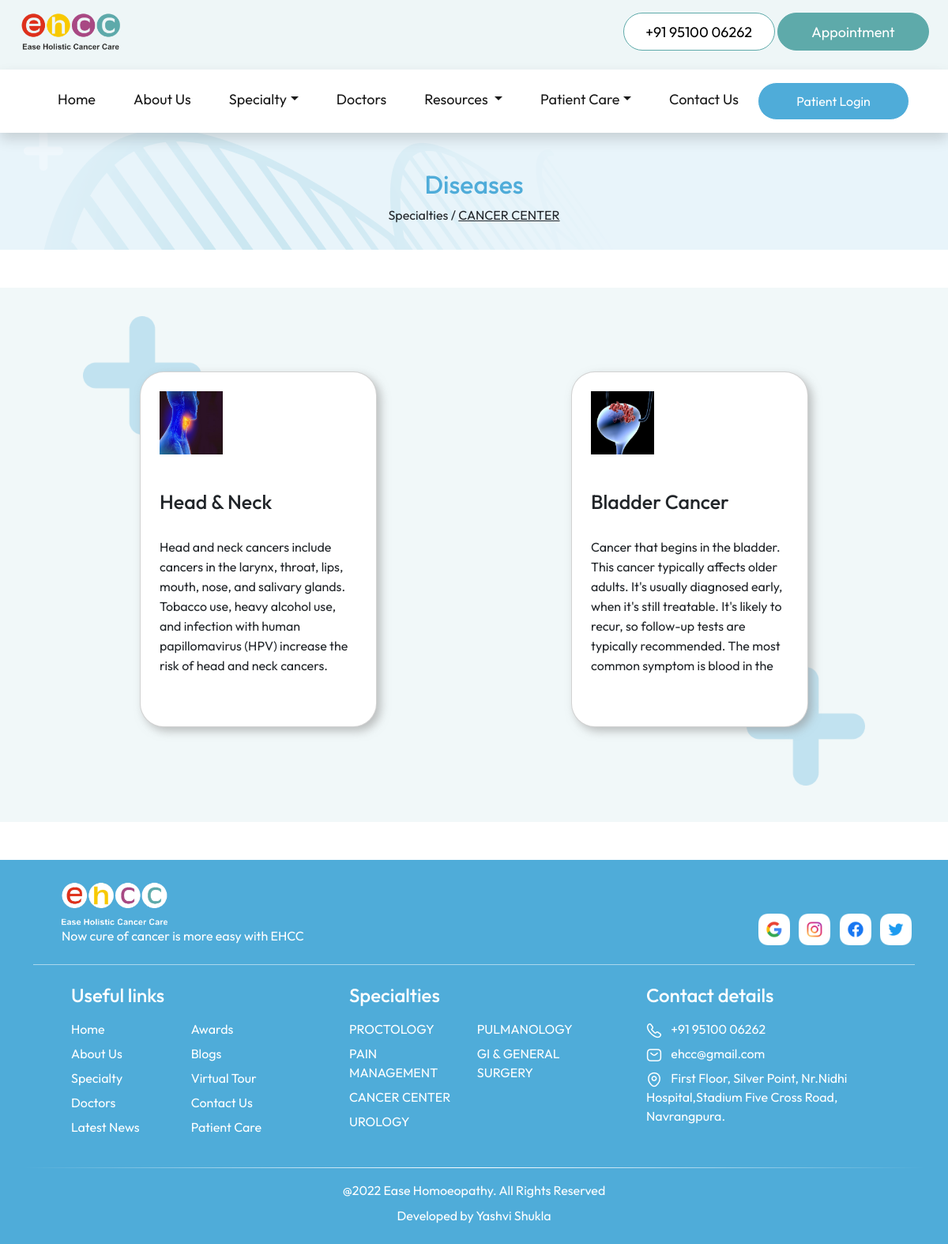
Screenshot of /diseases/4/ with the database file from the repository.
### tables this page shows
CREATE TABLE "specialty" (
	"id"	INTEGER,
	"name"	TEXT,
	"description"	TEXT
, "illustration"	TEXT);

CREATE TABLE "diseases" (
	"id"	INTEGER,
	"title"	TEXT,
	"specialty_id"	INTEGER,
	"description"	TEXT,
	"illustration"	TEXT
, "doctors"	TEXT, "main_image"	TEXT);

CREATE TABLE "social_links" (
	"social_name"	TEXT,
	"social_link"	TEXT
);

### flask_app.py (the view)
@app.route('/diseases/<string:id>/')
def diseases(id):
    database_connection = sqlite3.connect(database_location)
    database_cursor = database_connection.cursor()
    diseases = database_cursor.execute("SELECT * FROM diseases WHERE specialty_id = ?",(int(id),))
    diseases = diseases.fetchall()
    if len(diseases) == 0:
        database_connection.commit()
        database_connection.close()
        return redirect(url_for('index'))
    specialty_name = database_cursor.execute("SELECT name FROM specialty WHERE id = ?",(int(id),))
    specialty_name = specialty_name.fetchone()[0]
    database_connection.commit()
    database_connection.close()
    return render_template('diseases.html',social_links=social_links, specialty_name=specialty_name, diseases=diseases,navbar_specialties=navbar_specialties, navbar_diseases=navbar_diseases)

### templates/diseases.html (shortened to what this page needs)
<!DOCTYPE html>
<html lang="en">
<head>
    <link href="https://cdn.jsdelivr.net/npm/bootstrap@5.2.0/dist/css/bootstrap.min.css" rel="stylesheet"
>
    <link rel="stylesheet" href="../../static/stylesheets/common.css">
    <link rel="stylesheet" href="../../static/stylesheets/diseases.css">
</head>
<body>
    {% include 'navbar.html' %}
    <header>
        <div class="container h-100 mt-3">
            <div class="row align-items-center disease_title">
                <h2 class="text-center pt-5">Diseases</h2>
                <p class="text-center">
                    <a href="/specialty/">
                        Specialties
                    </a>/
                    <u>{{specialty_name}}</u>
                </p>
            </div>
        </div>
    </header>
    <div class="container_diseases p-0 my-5">
        <div class="container py-5">
            <div class="diseases_disease py-5 px-lg-4 px-md-4">
                <div class="row row_disease">
                    {% for disease in diseases %}
                    <div class="col-lg-4 col-md-6 col-sm-12 d-block position-relative m-auto" style="cursor: pointer;"
                        onclick="window.location.href='/disease/{{ disease[0] }}/'">
                        {% if loop.index == 1 %}
                        <img src="../../static/images/elements/Group 33957.png" class="diseases_ele_1" alt="">
                        {% elif loop.index == (diseases|length) %}
                        <img src="../../static/images/elements/Group 33957.png" class="diseases_ele_2" alt="">
                        {% endif %}
                        <div class="card card_disease mb-4 p-lg-4 p-md-4 p-sm-4 p-4" style="min-height: 450px;">
                            <img src="{{disease[4]}}" class="" alt="appendix icon">
                            <div class="disease_content">
                                <h3 style="overflow: hidden; line-height: 50px; max-height: 50px; min-height: 50px;">{{disease[1]}}</h3>
                                <p style="overflow: hidden; line-height: 25px; max-height: 175px; min-height: 175px;">
                                    {{disease[3]}}</p>
                            </div>
                        </div>
                    </div>
                    {% endfor %}
                </div>
            </div>
        </div>
    </div>
    {% include 'footer.html' %}
</body>
</html>

### templates/footer.html (shortened to what this page needs)
<div class="footer">
    <div class="container">
        <div class="row align-items-end">
            <div class="col-md-8 px-md-5 mt-4 mb-3">
                <img src="../../static/images/logo/footer_logo.png" alt="Hospital logo" height="60" />
                <p class="text-white mb-0">
                    Now cure of cancer is more easy with EHCC
                </p>
            </div>
            <div class="col-md-4 pt-4 mb-3 text-md-end">
                {% for social in social_links %}
                <a href="{{social[1]}}">
                    <img src="../../static/images/logo/{{social[0]}}_icon.png" alt="{{social[0]}} logo"
                        class="img-fluid mx-1" style="height: 40px; width: auto;" />
                </a>
                {% endfor %}
            </div>
        </div>
        <div class="footer_line mt-2"></div>
        <div class="row text-white pt-4 ps-md-5 footer_links align-items-start">
            <div class="col-md-4 col-sm-6 mb-4">
                <h4 class="mb-3">Useful links</h4>
                <div class="row">
                    <div class="col-xl-5 col-sm-12 col-6">
                        <a href="/">
                            <p>Home</p>
                        </a>
                        <a href="/about/">
                            <p>About Us</p>
                        </a>
                        <a href="/specialty/">
                            <p>Specialty</p>
                        </a>
                        <a href="/doctors/">
                            <p>Doctors</p>
                        </a>
                        <a href="/news/">
                            <p>Latest News</p>
                        </a>
                    </div>
                    <div class="col-xl-5 col-sm-12 col-6">
                        <a href="/awards/">
                            <p>Awards</p>
                        </a>
                        <a href="/blogs/">
                            <p>Blogs</p>
                        </a>
                        <a href="/virtualTour/">
                            <p>Virtual Tour</p>
                        </a>
                        <a href="/contact/">
                            <p>Contact Us</p>
                        </a>
                        <a href="#">
                            <p>Patient Care</p>
                        </a>
                    </div>
                </div>
            </div>
            <div class="col-md-4 col-sm-6 mb-4 g-md-0">
                <h4 class="mb-3">
                    <a href="/specialty/">
                        Specialties
                    </a>
                </h4>
                <div class="row">
                    <div class="col-xl-5 col-sm-12 col-6">
                        {% for i in range (0,navbar_specialties|length) %}
                        <a href="/diseases/{{navbar_specialties[i][0]}}/">
                            <p>
                                {{ navbar_specialties[i][1] }}
                            </p>
                        </a>
                        {% endfor %}
                    </div>
                    {% if navbar_specialties|length > 4 %}
                    <div class="col-xl-5 col-sm-12 col-6">
                        {% for i in range (4,navbar_specialties|length) %}
                        <a href="/diseases/{{navbar_specialties[i][0]}}/">
                            <p>
                                {{ navbar_specialties[i][1] }}
                            </p>
                        </a>
                        {% endfor %}
                    </div>
                    {% endif %}
                </div>
            </div>
            <div class="col-md-4 col-sm-12">
                <h4 class="mb-3">Contact details</h4>
                <p>
                    <a href="tel:919510006262">
                        <img src="../../static/images/logo/footercall_icon.png" alt="call logo" />
                        <span class="ps-2">+91 95100 06262</span>
                    </a>
                </p>
                <p>
                    <a href="mailto:ehcc@gmail.com">
                        <img src="../../static/images/logo/mail_icon.png" alt="mail icon" />
                        <span class="ps-2">ehcc@gmail.com</span>
                    </a>
                </p>
                <p>
                    <a href="https://goo.gl/maps/SUXSNEnxhgQroknp9" target="_blank">
                        <img src="../../static/images/logo/location_icon.png" alt="location icon" />
                        <span class="ps-2">
                            First Floor, Silver Point, Nr.Nidhi Hospital,Stadium Five Cross Road, Navrangpura.
                        </span>
                    </a>
                </p>
            </div>
        </div>
        <div class="row my-2">
            <div class="footer_line_2"></div>
        </div>
        <div class="row text-white">
            <div class="py-2 text-center">
                @2022 Ease Homoeopathy. All Rights Reserved
            </div>
            <div class="text-center">
                Developed by <a href="" class="footer_credit">Yashvi Shukla</a></br></br>
            </div>
        </div>
    </div>
</div>

### static/stylesheets/common.css (style rules this page uses)
html, body { overflow-x: hidden; }
body { margin-top: 150px; }
* { margin: 0; padding: 0; box-sizing: border-box; font-family: "Outfit", sans-serif; }
:root { --nav-color: #EEF6F7; --primary-color: #5eaaaa; --heading-color: #4facd9; --section-background-color: #cae6f4; --contact-background-color: #284f4f; }
a { color: unset; text-decoration: none; cursor: pointer; }
.footer { background-color: var(--heading-color); }
.footer_line { height: 1px; background-color: rgba(255, 255, 255, 0.521); }
.footer_line_2 { height: 1px; background: linear-gradient(to right, rgba(40, 79, 79, 0) 0%, white 50%, rgba(40, 79, 79, 0) 100%); }
.footer_credit { text-decoration: none; color: white; }
.footer_links p { margin-bottom: 7px !important; cursor: pointer; }

### static/stylesheets/diseases.css (style rules this page uses)
header { background: url(../images/disease/disease_title.png) no-repeat; height: 150px; width: 100%; background-size: cover; background-position: center; }
.disease_title h2 { color: #4facd9; }
.container_diseases { background-color: #F1F8F9; }
.diseases_disease { overflow: visible; }
.card_disease { border-radius: 30px; width: auto; height: auto; margin: 10px 20px; position: relative; z-index: 50; box-shadow: 5px 5px 12px #8d8d8d8d; }
.card_disease img { width: 80px; height: 80px; }
.disease_content h3 { font-weight: 500; font-size: 25px; margin-top: 35px; }
.disease_content p { font-weight: 400; font-size: 16px; margin-top: 20px; }
.diseases_ele_2 { position: absolute; width: 150px !important; height: 150px !important; z-index: 0; right: -40px; bottom: -50px; }
.diseases_ele_1 { position: absolute; width: 150px !important; height: 150px !important; z-index: 0; left: -40px; top: -60px; }

### rows the page displays
specialty: name "CANCER CENTER", name "CANCER CENTER"
diseases: illustration (picture), title "Head & Neck", description "Head and neck cancers include cancers in the larynx, throat, lips, mouth, nose, and salivary glands. Tobacco use, heavy alcohol use, and infection with human papillomavirus (HPV) increase the risk of head and neck cancers."
diseases: illustration (picture), title "Bladder Cancer", description "Cancer that begins in the bladder. This cancer typically affects older adults. It's usually diagnosed early, when it's still treatable. It's likely to recur, so follow-up tests are typically recommended. The most common symptom is blood in the…"
social_links: social_name (picture)
social_links: social_name (picture)
social_links: social_name (picture)
social_links: social_name (picture)
specialty: name "PROCTOLOGY"
specialty: name "PAIN MANAGEMENT"
specialty: name "UROLOGY"
specialty: name "PULMANOLOGY"
specialty: name "GI & GENERAL SURGERY"
